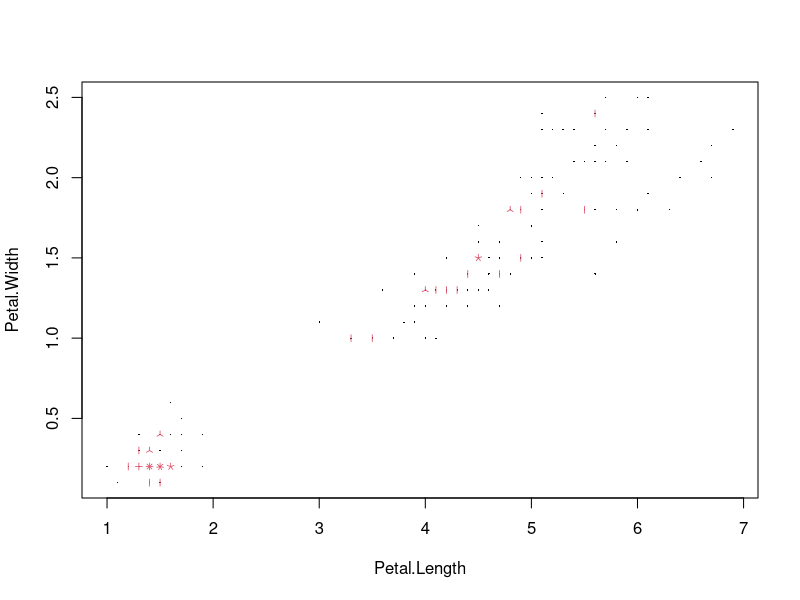
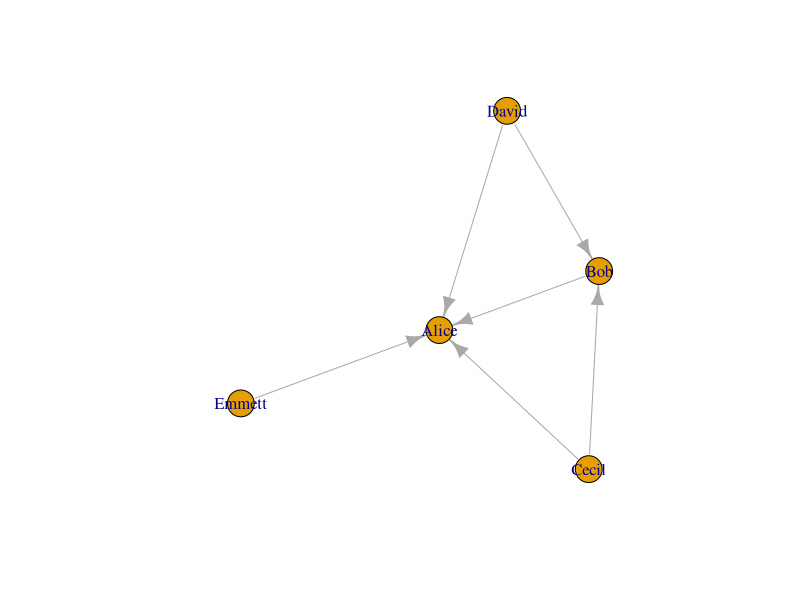
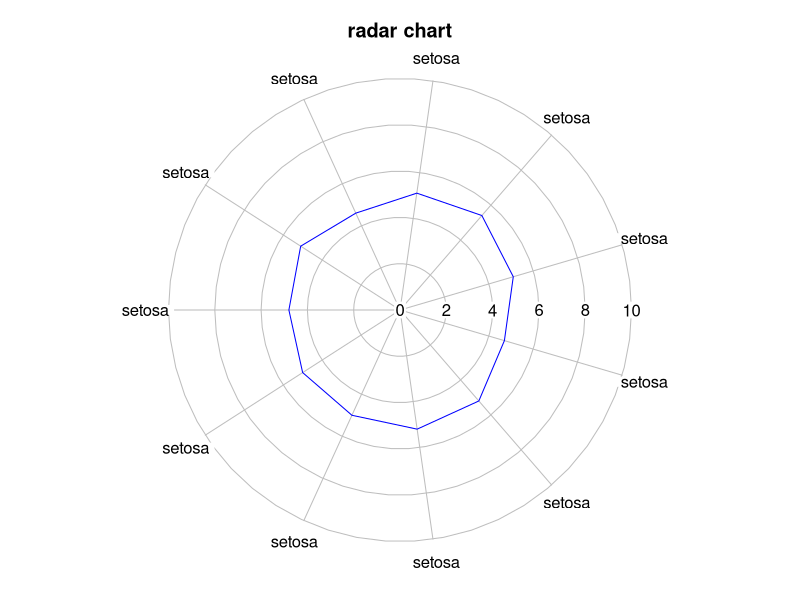
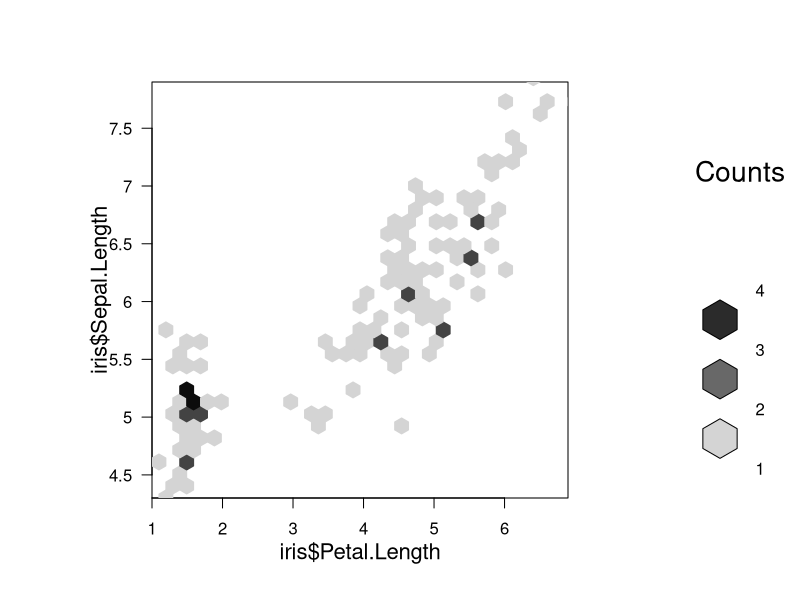

Reproduce these figures in R, in order.
################################ Sunflower Plot
# Multiple points are plotted as "sunflowers" with multiple leaves 
#("petals") such that overplotting is visualized instead of accidental and invisible

sunflowerplot(iris[ ,3:4], cex=.2, cex.f=1, size=.035, seg.lwd=.8)
# can adjust size of points and other areas

################################ Network Plot

library(igraph)

relations=data.frame(from=c("Bob","Cecil","Cecil","David","David","Emmett"),
                      to=c("Alice","Bob","Alice","Alice","Bob","Alice"),
                     weights=c(4,5,5,2,1,1))

g=graph.data.frame(relations, directed=T)

plot(g, edge.width=E(g)$weight)


################################ Radial Plot
# useful for visualizing distribution of one variable
library(plotrix)

iris22=iris[20:30,c(1,5)]
iris22

radial.plot(iris22$Sepal.Length, labels=iris22$Species, rp.type="p", main="radar chart", 
  radial.lim=c(0,10), line.col="blue")
 
#if we need to convert a table into data frame
# as.data.frame.matrix


#####################################  hexbins
# useful when data overlaps
library(hexbin)
ajay=hexbin(iris$Petal.Length, iris$Sepal.Length, xbins=30)
plot(ajay)


################### Challenge

# use the heart.csv dataset
# plot each of the above plots including the numerical and categorical variables